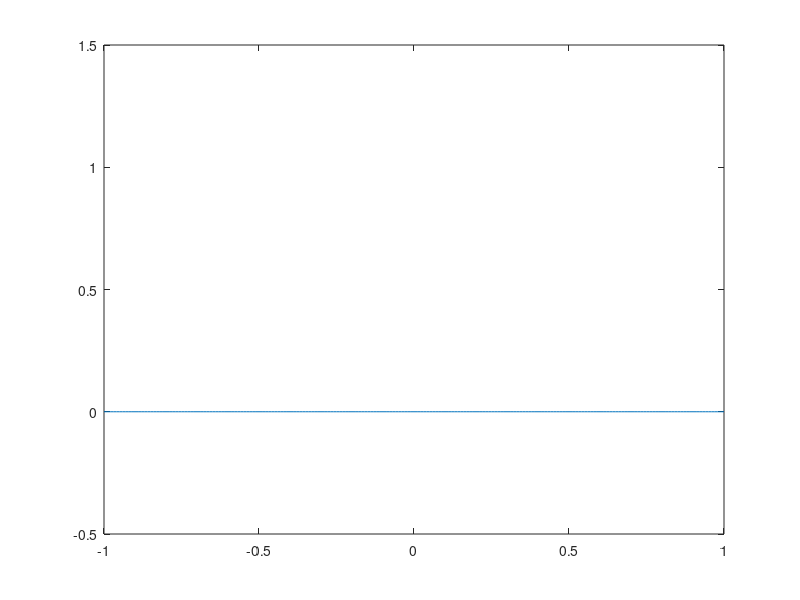

The MATLAB source for this figure: (Note: this script raises an error after producing the figure.)
clc
clear 
close all

T = 2;
dx = 0.01;
x = -1:dx:1;
Nx = length(x);
I = 2:Nx-1;
L = I - 1;
R = I + 1;

u0 = @(x) zeros(length(x),1);%1 - x.^2;
dt = dx/2;
Nt = T/dt;

f = @(U) 0.5*U.^2 - 0.5;

%F = @(U,V) f(max(U,0)) + f(min(V,0));
%lax f
F = @(U,V) 0.5*(f(U) + f(V)) + 0.5*(dx/dt)*(U - V);
U = u0(x);

p = plot(x,U);
ylim([-0.5,1.5]);
%waitforbuttonpress;
n = 0;
while n < Nt
    n = n+1;
    dUl = (U(I) - U(L))/dx;
    dUr = (U(R) - U(I))/dx;
    U(I) = U(I) - dt*( F(dUl,dUr) );
    p.YData = U;
    pause(0.01);
    drawnow;
end







